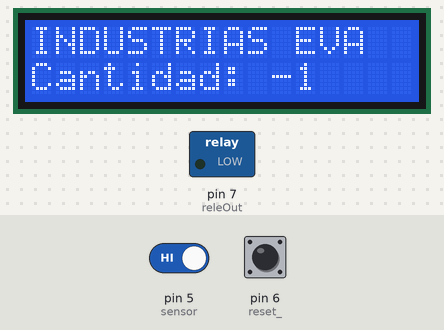
The sketch below on a simulated Arduino Uno, built with avr-gcc and run on an emulated ATmega328P. Parts: 16×2 character LCD, switched loads named in the sketch (green lamp = pin HIGH). The test bench sets the inputs (shaded band); at power-on: pin 5 (sensor) HIGH, pin 6 (reset_) HIGH. EEPROM starts erased.

Above: at 1.2 s.
1.3 s: pin 5 (sensor) driven LOW
At 2.6 s:
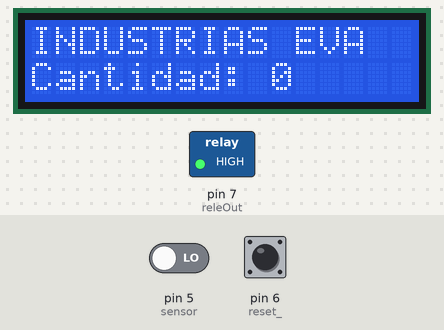
Timing chart, 0 to 4.3 s (numbered marks = the images above; inputs shaded):
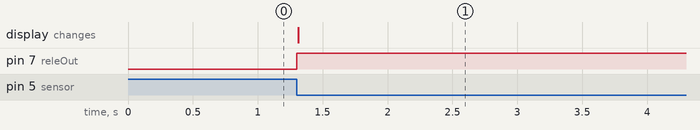

The sketch:

contadorChanclas.ino
```cpp
#include <LiquidCrystal.h>
LiquidCrystal lcd(2,3, 4, 9,10,11,12);
#include <EEPROM.h>

int releOut = 7;
int reset_ = 6;
int sensor = 5;
long  contador;
void setup() {

  pinMode(releOut,OUTPUT);
  pinMode(reset_,INPUT);
  pinMode(sensor,INPUT);
  digitalWrite(sensor,HIGH);
  digitalWrite(reset_,HIGH);
  // put your setup code here, to run once:
 Serial.begin(9600);
    lcd.begin(16, 2);
    lcd.setCursor(0,0);
    lcd.print("INDUSTRIAS EVA");
    lcd.setCursor(0,1);
    lcd.print("Cantidad: ");
    contador = EEPROMReadlong(0);
     lcd.setCursor(10,1);
      lcd.print(contador);
       lcd.print("  ");
}

void loop() {
  // put your main code here, to run repeatedly:


  if(!digitalRead(sensor)){//si van a taladrar

    //prender motor
    digitalWrite(releOut,HIGH);
    contador++;
      EEPROMWritelong(0, contador);
    lcd.setCursor(10,1);
    lcd.print(contador);
    lcd.print("  ");
    while(!digitalRead(sensor)){}
    delay(300);
  }
  else{
    digitalWrite(releOut,LOW);
  }

  if(!digitalRead(reset_)){
    contador =0;
     EEPROMWritelong(0, 0);
      lcd.setCursor(10,1);
      lcd.print(0);
       lcd.print("  ");

  }

 }


void EEPROMWritelong(int address, long value)
      {
      //Decomposition from a long to 4 bytes by using bitshift.
      //One = Most significant -> Four = Least significant byte
      byte four = (value & 0xFF);
      byte three = ((value >> 8) & 0xFF);
      byte two = ((value >> 16) & 0xFF);
      byte one = ((value >> 24) & 0xFF);

      //Write the 4 bytes into the eeprom memory.
      EEPROM.write(address, four);
      EEPROM.write(address + 1, three);
      EEPROM.write(address + 2, two);
      EEPROM.write(address + 3, one);

 }


 long EEPROMReadlong(long address)
      {
      //Read the 4 bytes from the eeprom memory.
      long four = EEPROM.read(address);
      long three = EEPROM.read(address + 1);
      long two = EEPROM.read(address + 2);
      long one = EEPROM.read(address + 3);

      //Return the recomposed long by using bitshift.
      return ((four << 0) & 0xFF) + ((three << 8) & 0xFFFF) + ((two << 16) & 0xFFFFFF) + ((one << 24) & 0xFFFFFFFF);
      }
```

Measured:
- after the input at 1.3 s, pin 7 (releOut): LOW → HIGH at once; the display: changes at once (image 1)
